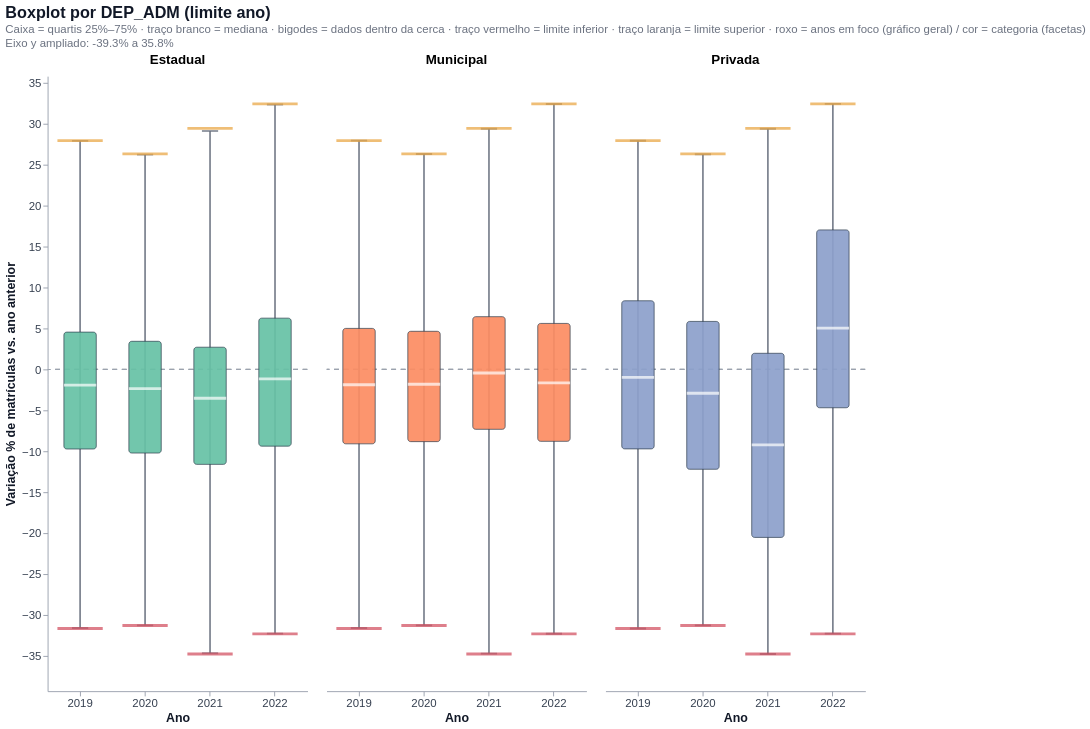

Notebook source saved alongside this figure:
### Markdown cell above
### 6.2 — Boxplots facetados por categoria
Mesmos limites da etapa 3 (calculados com todas as escolas do ano). Sem pontos individuais, para ficar leve.

### Code cell
def boxplot_facetado(d, dim, modo):
    dd = d[d["ANO"].isin(ANOS_FOCO)] if BOXPLOT_SO_ANOS_FOCO else d
    if dd.empty:
        print(f"[{dim}] Nenhuma linha nos anos {ANOS_FOCO}. Anos disponíveis: {sorted(int(a) for a in d['ANO'].unique())}")
        return None
    dd = dd.copy()
    dd[dim] = dd[dim].fillna("(vazio)").astype(str)   # NaN não derruba o groupby
    stats = estatisticas_box(dd, ["ANO", dim], modo)
    if stats.empty or "n" not in stats.columns:
        print(f"[{dim}] Sem dados para o boxplot.")
        return None
    stats = stats[stats["n"] >= N_MIN_CATEGORIA]
    if stats.empty:
        print(f"[{dim}] Nenhuma categoria com pelo menos {N_MIN_CATEGORIA} escolas/ano. Diminua N_MIN_CATEGORIA.")
        return None
    n_fac = stats[dim].nunique()
    n_anos = stats["ANO"].nunique()
    larg = int(max(110, (LARGURA_GRAFICO - 60 * n_fac) / n_fac))
    tam = tamanho_caixa(n_anos, larg)
    x_enc = alt.X("ANO:O", title="Ano", axis=alt.Axis(labelAngle=0))
    dom = dominio_y(d, stats)
    camadas = camadas_boxplot(stats, alt.Chart(stats), x_enc, dom, tam, cor_por=dim)
    graf = (alt.layer(*camadas).properties(width=larg, height=int(ALTURA_GRAFICO * 0.85))
            .facet(column=alt.Column(f"{dim}:N", title=None, header=alt.Header(labelFontSize=14, labelFontWeight="bold")))
            .properties(title=alt.Title(f"Boxplot por {dim} (limite {modo.lower()})",
                                        subtitle=[LEGENDA_BOX.format(qi=Q_INFERIOR, qs=Q_SUPERIOR), f"Eixo y ampliado: {dom[0]:.1f}% a {dom[1]:.1f}%"])))
    return estilizar(graf)


def relatar_facetados(d):
    for dim in BOXPLOT_POR:
        if dim in d.columns:
            graf = boxplot_facetado(d, dim, LIMITE_PARA_CRUZAMENTO)
            mostrar(graf, f"Boxplot facetado por {dim}")


secao("Etapa 6.2 — Boxplots facetados")
relatar_facetados(dados)

### Figure 1 — Vega-Lite specification as saved in the notebook (floating-point values rounded to 4 significant figures)
{"config": {"view": {"continuousWidth": 300, "continuousHeight": 300, "stroke": null}, "axis": {"domainColor": "#9CA3AF", "gridColor": "#E5E7EB", "labelColor": "#374151", "labelFontSize": 12, "tickColor": "#9CA3AF", "titleColor": "#111827", "titleFontSize": 13}, "legend": {"labelFontSize": 12, "symbolSize": 120, "titleFontSize": 12}, "range": {"category": {"scheme": "set2"}}, "title": {"anchor": "start", "color": "#111827", "fontSize": 17, "subtitleColor": "#6B7280", "subtitleFontSize": 12}}, "data": {"name": "data-1d7ad6cb3b6243b2bf4ca51d8cbfa727"}, "facet": {"column": {"field": "DEP_ADM", "header": {"labelFontSize": 14, "labelFontWeight": "bold"}, "title": null, "type": "nominal"}}, "spec": {"layer": [{"mark": {"type": "rule", "clip": true, "color": "#9CA3AF", "strokeDash": [5, 5]}, "encoding": {"y": {"scale": {"clamp": false, "domain": [-39.28, 35.79], "nice": false}, "datum": 0}}}, {"mark": {"type": "rule", "clip": true, "color": "#6B7280", "strokeWidth": 1.6}, "encoding": {"x": {"axis": {"labelAngle": 0}, "field": "ANO", "title": "Ano", "type": "ordinal"}, "y": {"field": "bigode_inf", "scale": {"clamp": false, "domain": [-39.28, 35.79], "nice": false}, "title": "Variação % de matrículas vs. ano anterior", "type": "quantitative"}, "y2": {"field": "bigode_sup"}}}, {"mark": {"type": "tick", "clip": true, "color": "#6B7280", "size": 17.0, "thickness": 2}, "encoding": {"x": {"axis": {"labelAngle": 0}, "field": "ANO", "title": "Ano", "type": "ordinal"}, "y": {"field": "bigode_inf", "scale": {"clamp": false, "domain": [-39.28, 35.79], "nice": false}, "type": "quantitative"}}}, {"mark": {"type": "tick", "clip": true, "color": "#6B7280", "size": 17.0, "thickness": 2}, "encoding": {"x": {"axis": {"labelAngle": 0}, "field": "ANO", "title": "Ano", "type": "ordinal"}, "y": {"field": "bigode_sup", "scale": {"clamp": false, "domain": [-39.28, 35.79], "nice": false}, "type": "quantitative"}}}, {"mark": {"type": "bar", "clip": true, "cornerRadius": 3, "opacity": 0.92, "size": 34, "stroke": "#2F3E4E", "strokeWidth": 0.8}, "encoding": {"color": {"field": "DEP_ADM", "legend": null, "scale": {"scheme": "set2"}, "type": "nominal"}, "tooltip": [{"field": "ANO", "title": "Ano", "type": "ordinal"}, {"field": "n", "title": "escolas", "type": "quantitative"}, {"field": "q_inf", "format": ".1f", "title": "quartil inferior", "type": "quantitative"}, {"field": "mediana", "format": ".1f", "title": "mediana", "type": "quantitative"}, {"field": "q_sup", "format": ".1f", "title": "quartil superior", "type": "quantitative"}, {"field": "lim_inf", "format": ".1f", "title": "limite inferior", "type": "quantitative"}, {"field": "lim_sup", "format": ".1f", "title": "limite superior", "type": "quantitative"}, {"field": "pct_marcada", "format": ".1f", "title": "% marcadas", "type": "quantitative"}], "x": {"axis": {"labelAngle": 0}, "field": "ANO", "title": "Ano", "type": "ordinal"}, "y": {"field": "q_inf", "scale": {"clamp": false, "domain": [-39.28, 35.79], "nice": false}, "type": "quantitative"}, "y2": {"field": "q_sup"}}}, {"mark": {"type": "tick", "clip": true, "color": "white", "size": 34, "thickness": 3}, "encoding": {"x": {"axis": {"labelAngle": 0}, "field": "ANO", "title": "Ano", "type": "ordinal"}, "y": {"field": "mediana", "scale": {"clamp": false, "domain": [-39.28, 35.79], "nice": false}, "type": "quantitative"}}}, {"mark": {"type": "tick", "clip": true, "color": "#D1495B", "size": 47.6, "thickness": 3}, "encoding": {"x": {"axis": {"labelAngle": 0}, "field": "ANO", "title": "Ano", "type": "ordinal"}, "y": {"field": "lim_inf", "scale": {"clamp": false, "domain": [-39.28, 35.79], "nice": false}, "type": "quantitative"}}}, {"mark": {"type": "tick", "clip": true, "color": "#E8A33D", "size": 47.6, "thickness": 3}, "encoding": {"x": {"axis": {"labelAngle": 0}, "field": "ANO", "title": "Ano", "type": "ordinal"}, "y": {"field": "lim_sup", "scale": {"clamp": false, "domain": [-39.28, 35.79], "nice": false}, "type": "quantitative"}}}], "height": 646, "width": 273}, "title": {"text": "Boxplot por DEP_ADM (limite ano)", "subtitle": ["Caixa = quartis 25%–75% · traço branco = mediana · bigodes = dados dentro da cerca · traço vermelho = limite inferior · traço laranja = limite superior · roxo = anos em foco (gráfico geral) / cor = categoria (facetas)", "Eixo y ampliado: -39.3% a 35.8%"]}, "$schema": "https://vega.github.io/schema/vega-lite/v6.1.0.json", "datasets": {"data-1d7ad6cb3b6243b2bf4ca51d8cbfa727": [{"ANO": 2019, "DEP_ADM": "Estadual", "q_inf": -9.722, "mediana": -1.923, "q_sup": 4.545, "bigode_inf": -31.58, "bigode_sup": 27.88, "lim_inf": -31.64, "lim_sup": 27.92, "n": 8929, "pct_marcada": 5.129}, {"ANO": 2019, "DEP_ADM": "Municipal", "q_inf": -9.091, "mediana": -1.879, "q_sup": 5.0, "bigode_inf": -31.58, "bigode_sup": 27.92, "lim_inf": -31.64, "lim_sup": 27.92, "n": 51554, "pct_marcada": 2.582}, {"ANO": 2019, "DEP_ADM": "Privada", "q_inf": -9.708, "mediana": -0.9804, "q_sup": 8.372, "bigode_inf": -31.62, "bigode_sup": 27.91, "lim_inf": -31.64, "lim_sup": 27.92, "n": 18770, "pct_marcada": 3.362}, {"ANO": 2020, "DEP_ADM": "Estadual", "q_inf": -10.21, "mediana": -2.356, "q_sup": 3.423, "bigode_inf": -31.25, "bigode_sup": 26.21, "lim_inf": -31.27, "lim_sup": 26.31, "n": 8470, "pct_marcada": 5.691}, {"ANO": 2020, "DEP_ADM": "Municipal", "q_inf": -8.824, "mediana": -1.818, "q_sup": 4.645, "bigode_inf": -31.25, "bigode_sup": 26.29, "lim_inf": -31.27, "lim_sup": 26.31, "n": 50851, "pct_marcada": 2.224}, {"ANO": 2020, "DEP_ADM": "Privada", "q_inf": -12.2, "mediana": -2.92, "q_sup": 5.852, "bigode_inf": -31.25, "bigode_sup": 26.26, "lim_inf": -31.27, "lim_sup": 26.31, "n": 18819, "pct_marcada": 4.453}, {"ANO": 2021, "DEP_ADM": "Estadual", "q_inf": -11.6, "mediana": -3.53, "q_sup": 2.703, "bigode_inf": -34.65, "bigode_sup": 29.09, "lim_inf": -34.75, "lim_sup": 29.41, "n": 8134, "pct_marcada": 4.856}, {"ANO": 2021, "DEP_ADM": "Municipal", "q_inf": -7.317, "mediana": -0.4386, "q_sup": 6.43, "bigode_inf": -34.69, "bigode_sup": 29.37, "lim_inf": -34.75, "lim_sup": 29.41, "n": 50040, "pct_marcada": 1.265}, {"ANO": 2021, "DEP_ADM": "Privada", "q_inf": -20.51, "mediana": -9.217, "q_sup": 1.961, "bigode_inf": -34.74, "bigode_sup": 29.37, "lim_inf": -34.75, "lim_sup": 29.41, "n": 18497, "pct_marcada": 7.699}, {"ANO": 2022, "DEP_ADM": "Estadual", "q_inf": -9.375, "mediana": -1.158, "q_sup": 6.25, "bigode_inf": -32.26, "bigode_sup": 32.32, "lim_inf": -32.28, "lim_sup": 32.41, "n": 7585, "pct_marcada": 5.115}, {"ANO": 2022, "DEP_ADM": "Municipal", "q_inf": -8.784, "mediana": -1.659, "q_sup": 5.607, "bigode_inf": -32.27, "bigode_sup": 32.39, "lim_inf": -32.28, "lim_sup": 32.41, "n": 49642, "pct_marcada": 2.051}, {"ANO": 2022, "DEP_ADM": "Privada", "q_inf": -4.688, "mediana": 5.039, "q_sup": 17.02, "bigode_inf": -32.26, "bigode_sup": 32.4, "lim_inf": -32.28, "lim_sup": 32.41, "n": 18446, "pct_marcada": 1.941}]}}
